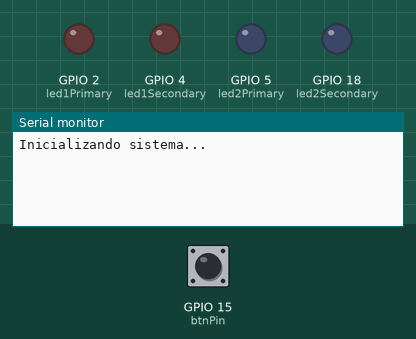
This sketch was run on a simulated ESP32. Parts: output pins drawn as LEDs (lit = HIGH), the last lines printed to the serial monitor. The test bench sets the inputs (shaded band); at power-on: GPIO 15 (btnPin) HIGH.

Above: at 1.2 s.
1.3 s: GPIO 15 (btnPin) pulled LOW for 0.15 s
At 2.5 s:
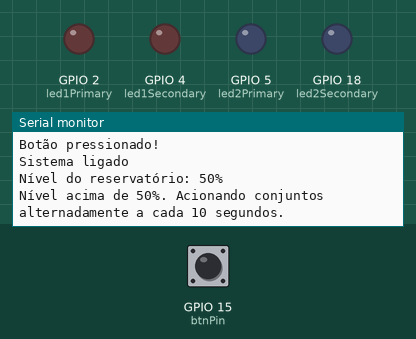
2.9 s: GPIO 15 (btnPin) pulled LOW for 1 s
At 3.9 s:
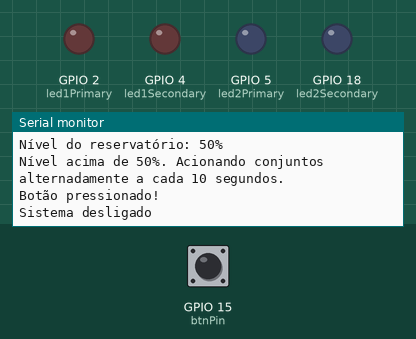

Measured:
- after the input at 1.3 s, the serial monitor: prints a new line at once (image 1)
- after the input at 2.9 s, the serial monitor: prints a new line at once (image 2)

The sketch:

sketch.ino
```cpp
#include <Arduino.h>
#include <freertos/FreeRTOS.h>
#include <freertos/task.h>
#include <freertos/queue.h>
#include <freertos/semphr.h>
#include <freertos/event_groups.h>

// Definição dos pinos
const int btnPin = 15;     // Pino do botão
const int potPin = 34;     // Pino do potenciômetro
const int led1Primary = 2; // LED motor principal conjunto 1
const int led1Secondary = 4; // LED motor secundário conjunto 1
const int led2Primary = 5; // LED motor principal conjunto 2
const int led2Secondary = 18; // LED motor secundário conjunto 2

#define MOTOR_RUNNING_BIT  (1 << 0) // Bit para indicar que um motor está ligado
#define MOTOR_IDLE_BIT     (1 << 1) // Bit para indicar que os motores estão desligados

QueueHandle_t potentiometerQueue;
SemaphoreHandle_t buttonSemaphore;
EventGroupHandle_t motorEventGroup;

bool systemOn = false; // Estado do sistema
int activeSet = 1;     // Conjunto ativo (1 ou 2)
unsigned long lastSwitchTime = 0; // Para controlar a alternância de 10 segundos

void setup() {
  pinMode(btnPin, INPUT_PULLUP);
  pinMode(led1Primary, OUTPUT);
  pinMode(led1Secondary, OUTPUT);
  pinMode(led2Primary, OUTPUT);
  pinMode(led2Secondary, OUTPUT);

  Serial.begin(115200);
  Serial.println("Inicializando sistema...");

  buttonSemaphore = xSemaphoreCreateBinary();
  if (buttonSemaphore == NULL) {
    Serial.println("Erro ao criar o semáforo.");
    while (true);
  }

  motorEventGroup = xEventGroupCreate();
  if (motorEventGroup == NULL) {
    Serial.println("Erro ao criar o grupo de eventos.");
    while (true);
  }

  xTaskCreate(monitorButtonTask, "MonitorButtonTask", 2048, NULL, 1, NULL);
  xTaskCreate(motorControlTask, "MotorControlTask", 2048, NULL, 1, NULL);
}

void loop() {
}

// Task para monitorar o botão
void monitorButtonTask(void *pvParameters) {
  bool lastButtonState = HIGH;
  while (true) {
    bool currentButtonState = digitalRead(btnPin);
    if (currentButtonState == LOW && lastButtonState == HIGH) {
      Serial.println("Botão pressionado!");
      xSemaphoreGive(buttonSemaphore);
    }
    lastButtonState = currentButtonState;
    vTaskDelay(pdMS_TO_TICKS(50));
  }
}

// Task para controlar os motores
void motorControlTask(void *pvParameters) {
  int level = 0;
  while (true) {

    // Se o botão foi pressionado
    if (xSemaphoreTake(buttonSemaphore, portMAX_DELAY)) {
      systemOn = !systemOn;
      Serial.println(systemOn ? "Sistema ligado" : "Sistema desligado");
      if (!systemOn) {
        digitalWrite(led1Primary, LOW);
        digitalWrite(led1Secondary, LOW);
        digitalWrite(led2Primary, LOW);
        digitalWrite(led2Secondary, LOW);
        xEventGroupClearBits(motorEventGroup, MOTOR_RUNNING_BIT);
        continue;
      }
    }

    // Se o sistema está ligado
    if (systemOn) {
      // Leitura contínua do nível do reservatório
      level = analogRead(potPin);
      level = map(level, 0, 4095, 0, 100); // Mapear valor para 0-100%
      Serial.print("Nível do reservatório: ");
      Serial.print(level);
      Serial.println("%");

      unsigned long currentTime = millis();

      if (level < 50) {
        Serial.println("Nível abaixo de 50%. Acionando ambos os conjuntos com 5 segundos de diferença.");

        // Acionar o conjunto 1
        if ((xEventGroupGetBits(motorEventGroup) & MOTOR_RUNNING_BIT) == 0) {
          Serial.println("Ativando conjunto 1.");
          digitalWrite(led1Primary, HIGH);
          digitalWrite(led1Secondary, HIGH);
          xEventGroupSetBits(motorEventGroup, MOTOR_RUNNING_BIT);
          vTaskDelay(pdMS_TO_TICKS(5000));  // Delay de 5 segundos antes de acionar o próximo conjunto

          // Acionar o conjunto 2
          Serial.println("Ativando conjunto 2.");
          digitalWrite(led2Primary, HIGH);
          digitalWrite(led2Secondary, HIGH);
        }
      } else {
        Serial.println("Nível acima de 50%. Acionando conjuntos alternadamente a cada 10 segundos.");

        if (currentTime - lastSwitchTime >= 10000) {
          // Alternar o conjunto
          if (activeSet == 1) {
            Serial.println("Ativando conjunto 1.");
            digitalWrite(led1Primary, HIGH);
            digitalWrite(led1Secondary, HIGH);
            digitalWrite(led2Primary, LOW);
            digitalWrite(led2Secondary, LOW);
            activeSet = 2;
          } else {
            Serial.println("Ativando conjunto 2.");
            digitalWrite(led2Primary, HIGH);
            digitalWrite(led2Secondary, HIGH);
            digitalWrite(led1Primary, LOW);
            digitalWrite(led1Secondary, LOW);
            activeSet = 1;
          }
          lastSwitchTime = currentTime; // Atualiza o tempo da última alternância
        }
      }
    }

    vTaskDelay(pdMS_TO_TICKS(100));
  }
}
```
